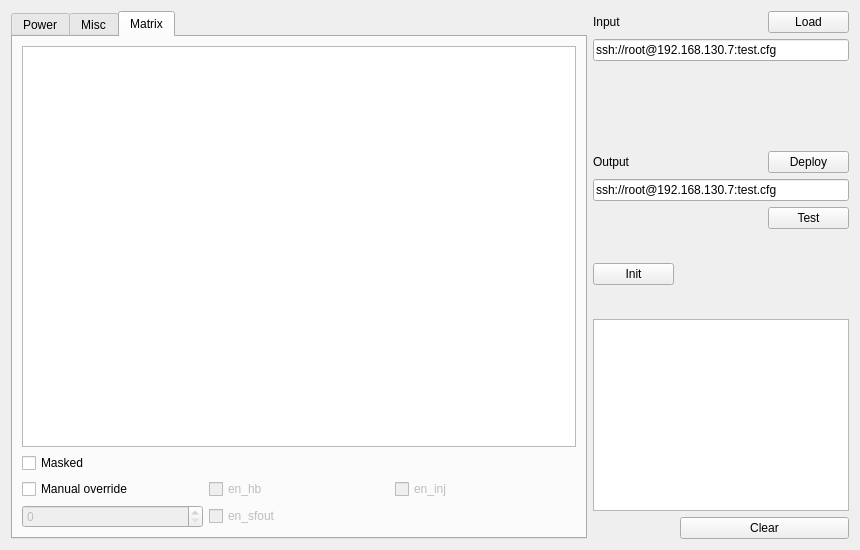
<?xml version="1.0" encoding="UTF-8"?>
<ui version="4.0">
 <class>ConfigCreator</class>
 <widget class="QWidget" name="ConfigCreator">
  <property name="geometry">
   <rect>
    <x>0</x>
    <y>0</y>
    <width>860</width>
    <height>550</height>
   </rect>
  </property>
  <property name="windowTitle">
   <string>Form</string>
  </property>
  <layout class="QGridLayout" name="gridLayout_2">
   <item row="0" column="0">
    <layout class="QGridLayout" name="gridLayout" columnstretch="3,0,0,0">
     <item row="3" column="1" colspan="2">
      <widget class="QLabel" name="label_2">
       <property name="text">
        <string>Output</string>
       </property>
      </widget>
     </item>
     <item row="4" column="1" colspan="3">
      <widget class="QLineEdit" name="leOutputFile">
       <property name="toolTip">
        <string>&lt;html&gt;&lt;head/&gt;&lt;body&gt;&lt;p&gt;path to deploy the config to&lt;/p&gt;&lt;p&gt;eg.: ssh://root@192.168.130.7:config.txt (over ssh)&lt;/p&gt;&lt;p&gt;/tmp/config.txt (locally)&lt;/p&gt;&lt;/body&gt;&lt;/html&gt;</string>
       </property>
       <property name="text">
        <string>ssh://root@192.168.130.7:test.cfg</string>
       </property>
      </widget>
     </item>
     <item row="6" column="1">
      <widget class="QPushButton" name="pbInit">
       <property name="text">
        <string>Init</string>
       </property>
      </widget>
     </item>
     <item row="6" column="3">
      <spacer name="verticalSpacer">
       <property name="orientation">
        <enum>Qt::Vertical</enum>
       </property>
       <property name="sizeHint" stdset="0">
        <size>
         <width>20</width>
         <height>40</height>
        </size>
       </property>
      </spacer>
     </item>
     <item row="3" column="3">
      <widget class="QPushButton" name="pbDeploy">
       <property name="text">
        <string>Deploy</string>
       </property>
      </widget>
     </item>
     <item row="5" column="3">
      <widget class="QPushButton" name="pbTest">
       <property name="text">
        <string>Test</string>
       </property>
      </widget>
     </item>
     <item row="2" column="1">
      <spacer name="verticalSpacer_2">
       <property name="orientation">
        <enum>Qt::Vertical</enum>
       </property>
       <property name="sizeHint" stdset="0">
        <size>
         <width>20</width>
         <height>40</height>
        </size>
       </property>
      </spacer>
     </item>
     <item row="0" column="1">
      <widget class="QLabel" name="label">
       <property name="text">
        <string>Input</string>
       </property>
      </widget>
     </item>
     <item row="1" column="1" colspan="3">
      <widget class="QLineEdit" name="leTemplateFile">
       <property name="sizePolicy">
        <sizepolicy hsizetype="Expanding" vsizetype="Fixed">
         <horstretch>0</horstretch>
         <verstretch>0</verstretch>
        </sizepolicy>
       </property>
       <property name="toolTip">
        <string>&lt;html&gt;&lt;head/&gt;&lt;body&gt;&lt;p&gt;path to the input config&lt;/p&gt;&lt;p&gt;eg.: ssh://root@192.168.130.7:config.txt (over ssh)&lt;/p&gt;&lt;p&gt;/tmp/config.txt (locally)&lt;/p&gt;&lt;/body&gt;&lt;/html&gt;</string>
       </property>
       <property name="text">
        <string>ssh://root@192.168.130.7:test.cfg</string>
       </property>
       <property name="clearButtonEnabled">
        <bool>false</bool>
       </property>
      </widget>
     </item>
     <item row="8" column="2" colspan="2">
      <widget class="QPushButton" name="pbClearLog">
       <property name="text">
        <string>Clear</string>
       </property>
      </widget>
     </item>
     <item row="0" column="3">
      <widget class="QPushButton" name="pbParse">
       <property name="text">
        <string>Load</string>
       </property>
      </widget>
     </item>
     <item row="7" column="1" colspan="3">
      <widget class="QTextBrowser" name="tbLog"/>
     </item>
     <item row="0" column="0" rowspan="9">
      <widget class="QTabWidget" name="tabWidget">
       <property name="currentIndex">
        <number>2</number>
       </property>
       <widget class="QWidget" name="tabPower">
        <attribute name="title">
         <string>Power</string>
        </attribute>
        <layout class="QGridLayout" name="gridLayout_3">
         <item row="0" column="0">
          <layout class="QGridLayout" name="gridLayout_6">
           <item row="0" column="0">
            <widget class="QTableView" name="tvPower"/>
           </item>
          </layout>
         </item>
        </layout>
       </widget>
       <widget class="QWidget" name="tabMisc">
        <attribute name="title">
         <string>Misc</string>
        </attribute>
        <layout class="QGridLayout" name="gridLayout_5">
         <item row="0" column="0">
          <layout class="QGridLayout" name="gridLayout_4">
           <item row="0" column="0">
            <widget class="QTableView" name="tvMisc"/>
           </item>
          </layout>
         </item>
        </layout>
       </widget>
       <widget class="QWidget" name="tabMatrix">
        <attribute name="title">
         <string>Matrix</string>
        </attribute>
        <layout class="QGridLayout" name="gridLayout_8">
         <item row="0" column="0" colspan="4">
          <layout class="QGridLayout" name="gridLayout_7">
           <item row="4" column="0">
            <widget class="QSpinBox" name="sbTdac">
             <property name="enabled">
              <bool>false</bool>
             </property>
            </widget>
           </item>
           <item row="4" column="1">
            <widget class="QCheckBox" name="cbSfout">
             <property name="enabled">
              <bool>false</bool>
             </property>
             <property name="text">
              <string>en_sfout</string>
             </property>
            </widget>
           </item>
           <item row="3" column="1">
            <widget class="QCheckBox" name="cbHb">
             <property name="enabled">
              <bool>false</bool>
             </property>
             <property name="text">
              <string>en_hb</string>
             </property>
            </widget>
           </item>
           <item row="3" column="2">
            <widget class="QCheckBox" name="cbInj">
             <property name="enabled">
              <bool>false</bool>
             </property>
             <property name="text">
              <string>en_inj</string>
             </property>
            </widget>
           </item>
           <item row="2" column="0">
            <widget class="QCheckBox" name="cbMasked">
             <property name="text">
              <string>Masked</string>
             </property>
            </widget>
           </item>
           <item row="3" column="0">
            <widget class="QCheckBox" name="cbManOverride">
             <property name="text">
              <string>Manual override</string>
             </property>
            </widget>
           </item>
           <item row="0" column="0" colspan="3">
            <widget class="QTableView" name="tvMatrix"/>
           </item>
          </layout>
         </item>
        </layout>
       </widget>
      </widget>
     </item>
    </layout>
   </item>
  </layout>
 </widget>
 <resources/>
 <connections/>
</ui>
